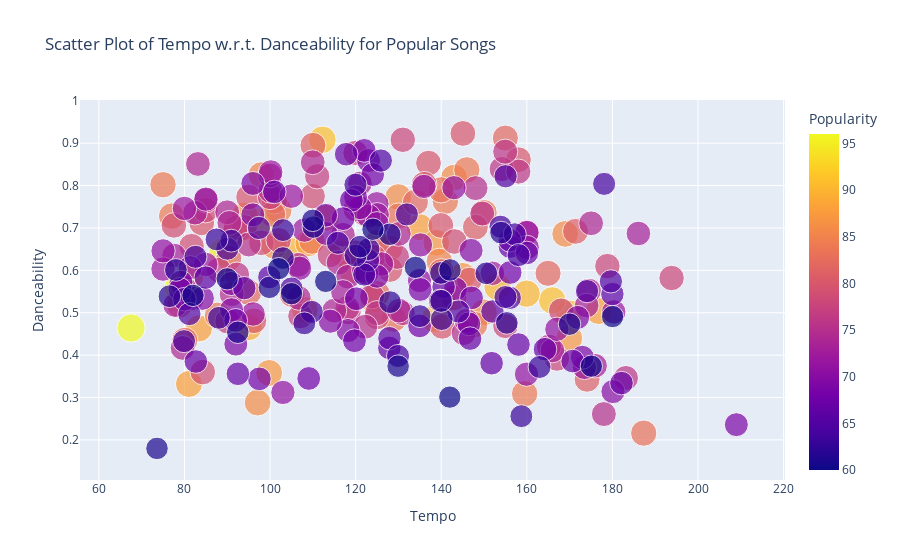

Notebook code for this chart:
### Markdown cell above
### **Scatter Plots**

### Code cell
scatterPlot(trainTracksDFPopularity, trainTracksDFPopularity['Tempo'], trainTracksDFPopularity['Danceability'], trainTracksDFPopularity['Popularity'],
            trainTracksDFPopularity['Popularity'], 'Scatter Plot of Tempo w.r.t. Danceability for Popular Songs')

### Figure 1 — Plotly figure (JSON) as saved in the notebook; plotly's stock layout.template omitted (floating-point values rounded to 4 significant figures; data arrays with more than 128 entries replaced by an {"elided": "..."} marker saying what was removed)
{"data": [{"customdata": {"elided": "313x2 str values"}, "hovertemplate": "Tempo=%{x}<br>Danceability=%{y}<br>Popularity=%{marker.color}<br>Name=%{customdata[0]}<br>Artist=%{customdata[1]}<extra></extra>", "legendgroup": "", "marker": {"color": {"elided": "313 int values"}, "coloraxis": "coloraxis", "size": {"elided": "313 int values"}, "sizemode": "area", "sizeref": 0.24, "symbol": "circle"}, "mode": "markers", "name": "", "orientation": "v", "showlegend": false, "type": "scatter", "x": {"elided": "313 float values"}, "xaxis": "x", "y": {"elided": "313 float values"}, "yaxis": "y"}], "layout": {"coloraxis": {"colorbar": {"title": {"text": "Popularity"}}, "colorscale": [[0, "#0d0887"], [0.1111, "#46039f"], [0.2222, "#7201a8"], [0.3333, "#9c179e"], [0.4444, "#bd3786"], [0.5556, "#d8576b"], [0.6667, "#ed7953"], [0.7778, "#fb9f3a"], [0.8889, "#fdca26"], [1, "#f0f921"]]}, "legend": {"itemsizing": "constant", "tracegroupgap": 0}, "title": {"text": "Scatter Plot of Tempo w.r.t. Danceability for Popular Songs"}, "xaxis": {"anchor": "y", "domain": [0, 1], "title": {"text": "Tempo"}}, "yaxis": {"anchor": "x", "domain": [0, 1], "title": {"text": "Danceability"}}}}
